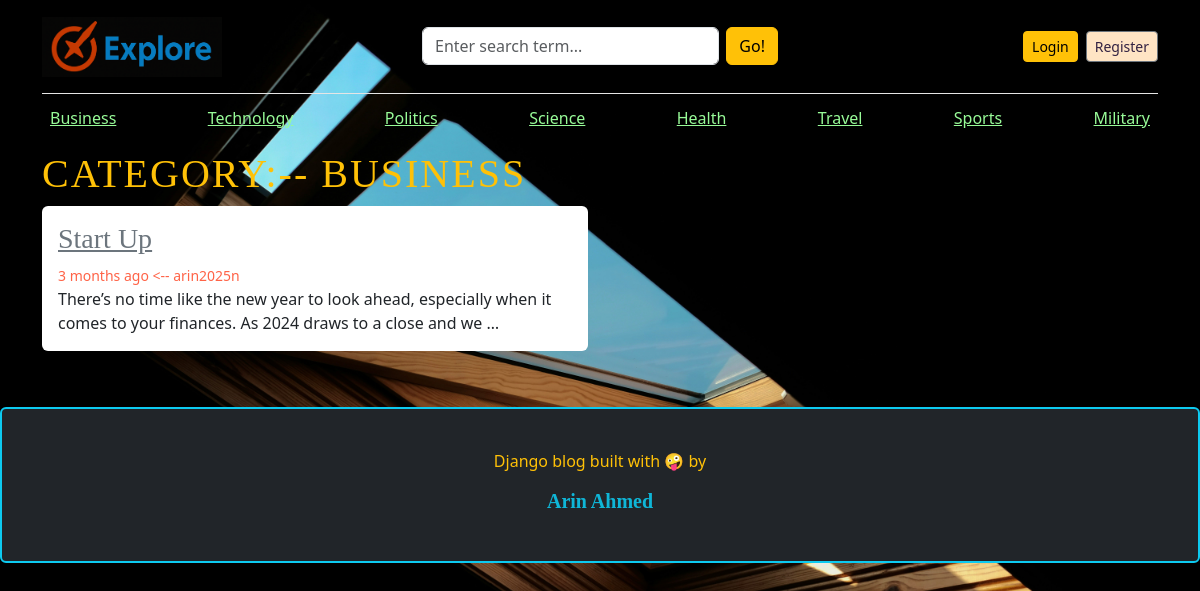
The app's page /category/2/ with its own data.
### blogs/models.py (models this page shows, shortened)
class Image(models.Model):
    title = models.CharField(max_length=50)
    image_file = models.ImageField(upload_to='images/')  # Saves to `MEDIA_ROOT/images/`
    uploaded_at = models.DateTimeField(auto_now_add=True)

class Category(models.Model):
    category_name = models.CharField(max_length=50,unique=True) # unique = True krle nam ta unique hisbe nibe,jeta second time use kra jbe na
    created_at = models.DateTimeField(auto_now_add=True)
    updated_at = models.DateTimeField(auto_now=True)
    class Meta:
        verbose_name_plural = 'Categories'
    def __str__(self):
        return self.category_name

class Blog(models.Model):
    title = models.CharField(max_length=100)
    slug = models.SlugField(max_length=150,unique=True,blank=True)
    category = models.ForeignKey(Category,on_delete=models.CASCADE)
    author = models.ForeignKey(User, on_delete=models.CASCADE)
    featured_image = models.ImageField(upload_to='uploads/%y/%m/%d') # etar mane uploads nam er folder a year,month,date er sthe image gula save hbe dynamically
    short_desc = models.TextField(max_length=500)
    blog_body = models.TextField(max_length=2000)
    status = models.CharField(max_length=20,choices=STATUS_CHOICES,default="Draft")
    is_featured = models.BooleanField(default=False)
    created_at = models.DateTimeField(auto_now_add=True)
    updated_at = models.DateTimeField(auto_now=True)

### blogs/views.py (the view)
# urls.py: path('<int:category_id>/',views.posts_by_category,name='posts_by_category'),
def posts_by_category(rqst,category_id):
    posts = Blog.objects.filter(status = 'Published',category = category_id)
    category = get_object_or_404(Category,pk=category_id) # category_id dara category er nam ta ta bair krar jnno
    context = {
        'posts':posts,
        'category':category,
    }
    return render(rqst,'posts_by_category.html',context)

### blogs/context_processors.py (called while the page is built)
def get_categories(rqst):
    categories = Category.objects.all()
    return dict(categories = categories) # ekhn autometically categories gula prottekta html page a dhuke jabe

def get_social_links(rqst):
    social_links = SocialLink.objects.all()
    return dict(social_links=social_links)

def image1(rqst):
    logo = Image.objects.get(title="Logo")
    return {'image1':logo}

def image2(rqst):
    WebsiteName = Image.objects.get(title="WebsiteName")
    return {'image2':WebsiteName}

def image3(rqst):
    BackgroundImage = Image.objects.get(title="BackgroundImage")
    return {'image3':BackgroundImage}

### templates/posts_by_category.html
{% extends "base.html" %}
{% block content %}
        <h1 class="text-uppercase text-warning" style="letter-spacing: 2px;">Category:-- {{category}}</h1>
        <div class="row mb-2">
            {% if posts %}
            {% for post in posts %}
            <div class="col-md-6">
            <div class="card border-0" >
                <div class="card-body">
                <h3><a href="{% url 'blogs' post.slug %}" class="text-secondary">{{post.title}}</a></h3>
                <small class="mb-1 text-muted" style="color:tomato !important;">{{post.created_at | timesince}} ago <-- {{post.author}}</small>
                <p class="card-text">{{post.short_desc | truncatewords:25}}</p>
                </div>
            </div> <br> <br>
            </div>
            {% endfor %}
            {% else %}
                <p><b><i>No Post Found..LoL..!</i></b></p>
            {% endif %}
        </div>
   </div>
{% endblock %}

### templates/base.html (shortened to what this page needs)
<!DOCTYPE html>
<html lang="en">
{% load static %}
<head>
    <link rel="stylesheet" href="https://cdnjs.cloudflare.com/ajax/libs/font-awesome/4.7.0/css/font-awesome.min.css">
    <link href="https://cdn.jsdelivr.net/npm/bootstrap@5.3.3/dist/css/bootstrap.min.css" rel="stylesheet">
    <link rel="stylesheet" href="{% static 'css/blog.css' %}">
</head>
<body data-user-authenticated="{% if user.is_authenticated %}true{% else %}false{% endif %}" data-user-id="{% if user.is_authenticated %}{{ user.id }}{% else %}null{% endif %}">
    <div class="container">
      <header class="blog-header py-3">
        <div class="row align-items-center">
          <div class="col-12 col-md-3 col-lg-4 text-center text-md-start mb-2 mb-md-0">
            <a class="blog-header-logo" id="headLine" href="/">
              <img src="{{image2.image_file.url}}" alt="Explore" class="img-fluid" style="max-height: 60px; max-width: 180px;">
            </a>
          </div>
          <div class="col-12 col-md-6 col-lg-4 mb-2 mb-md-0">
            <form action="{% url 'search' %}" method="GET">
              <div class="input-group">
                <input class="form-control search-box me-2 rounded" type="text" name="keyword" value="{{kywrd}}" placeholder="Enter search term..." autocomplete="off" aria-label="Enter search term..." aria-describedby="button-search" />
                <button type="submit" class="btn btn-warning rounded" id="button-search">Go!</button>
              </div>
            </form>
          </div>
          <div class="col-12 col-md-3 col-lg-4 d-flex justify-content-center justify-content-md-end align-items-center">
            {% block navigation_links %}
            {% if not user.is_authenticated %}
              <div class="d-flex flex-wrap gap-2 justify-content-center">
                <a class="btn btn-sm btn-warning" id="login" href="{% url 'login' %}">Login</a>
                <a class="btn btn-sm btn-outline-secondary" id="rgstr" href="{% url 'register' %}">Register</a>
              </div>
            {% else %}
              <div class="d-flex flex-wrap gap-2 justify-content-center">
                <a href="{% url 'dashboard' %}" class="btn btn-sm lggdin" style="color:brown ; background-color:black"><i><b>Dashboard</b></i></a>
                <a href="{% url 'logout' %}" id="lo_btn" class="btn btn-sm btn-danger"><i><b>LogOut</b></i></a>
              </div>
            {% endif %}
            {% endblock %}
          </div>
        </div>
      </header>
      <div class="nav-scroller py-1 mb-2">
        <nav class="nav d-flex flex-wrap justify-content-center justify-content-md-between">
        {% for cat in categories %}
          <a class="p-2 text-nowrap" id="cat_nam" href="{% url 'posts_by_category' cat.id %}" style="color:palegreen;">{{cat.category_name}}</a>
        {% endfor %}
        </nav>
      </div>
    {% block content %}
    {% endblock %}
    <footer class="blog-footer bg-dark text-warning border border-info border-2 rounded">
        <p>Django blog built with 🤪 by <h5 class="text-info" style='opacity:0.8789'><b>Arin Ahmed</b></h5></p>
    </footer>
</body>
</html>

### static/css/blog.css (style rules this page uses)
.blog-header { border-bottom: 1px solid #e5e5e5; }
.blog-header-logo { font-family: "Playfair Display", Georgia, "Times New Roman", serif; font-size: 2.25rem; }
h1, h2, h3, h4, h5, h6 { font-family: "Playfair Display", Georgia, "Times New Roman", serif; }
.blog-footer { padding: 2.5rem 0; color: #727272; text-align: center; background-color: #f9f9f9; border-top: .05rem solid #e5e5e5; }

### records on screen
Image: image_file (picture)
Category: category_name "Business", category_name "BUSINESS"
Category: category_name "Technology"
Category: category_name "Politics"
Category: category_name "Science"
Category: category_name "Health"
Category: category_name "Travel"
Category: category_name "Sports"
Category: category_name "Military"
Blog: title "Start Up", created_at "3 months", author "arin2025n", short_desc "There’s no time like the new year to look ahead, especially when it comes to your finances. As 2024 draws to a close and we …"
